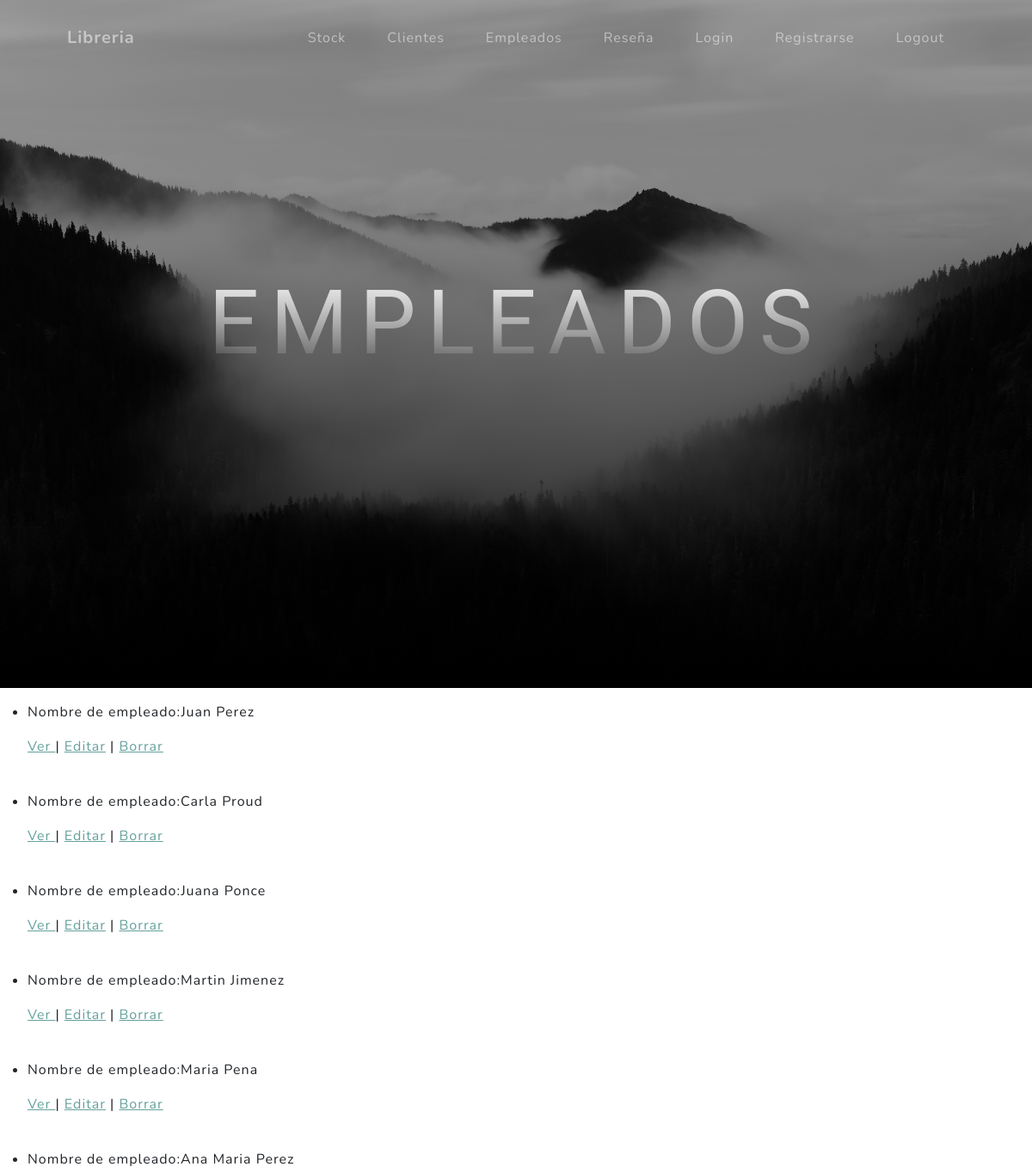
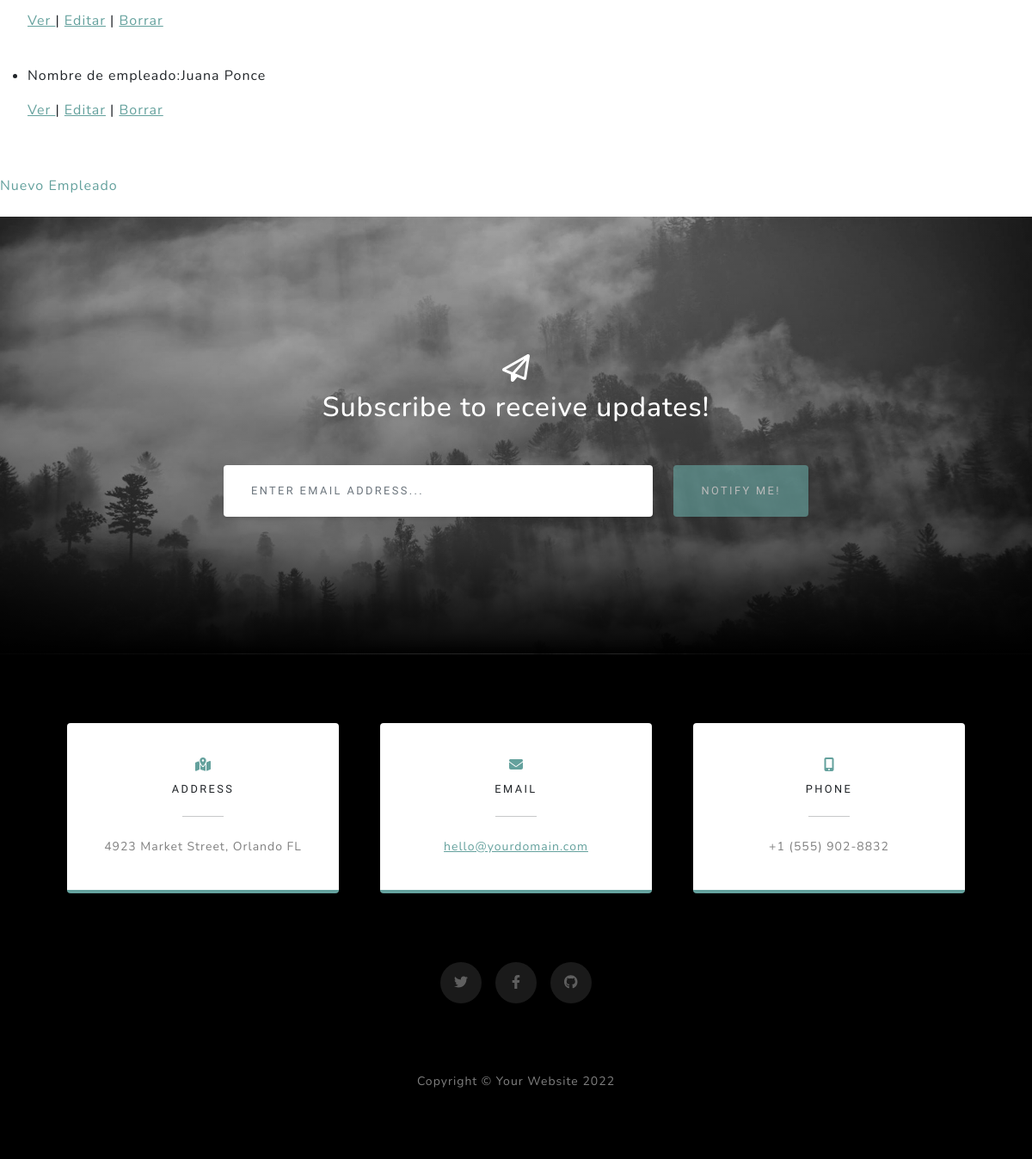
The page /AppLibreria/empleados on the database its author committed (2 pictures, top to bottom).
### APP_Libreria/models.py (models this page shows, shortened)
class Empleados(models.Model):
    nombre = models.CharField(max_length=64)
    correo = models.EmailField()
    cumpleanios = models.DateField()
    horario = models.IntegerField()
    legajo = models.IntegerField()

### APP_Libreria/views.py (the view)
# urls.py: path("empleados", Empleadoslist.as_view(), name="empleados"),
class Empleadoslist(ListView):
    model= Empleados
    template_name= "empleados.html"

### APP_Libreria/templates/empleados.html (shortened to what this page needs)
{% extends "inicio.html" %}
{% load static %}
{% block titulo %}
<h1 class="mb-5">EMPLEADOS</h1>
{% endblock %}
{% block libreria %}
<body>
    <ul>
        {% for Empleados in object_list %}
            <li>
                <p> Nombre de empleado:{{ Empleados.nombre }}</p>
                <p>
                    <a href="{% url 'empleados_detalle' Empleados.id %}"> Ver </a> |
                    <a href="{% url 'empleados_edit' Empleados.id %}"> Editar</a> |
                    <a href="{% url 'empleados_borrar' Empleados.id %}"> Borrar</a>
                </p>
            </li>
            <br>
        {% endfor %}
    </ul>
    <ul class="navbar-nav ms-auto">
        <li class="nav-item"><a class="nav-link" href="{% url 'empleado_nuevo' %}">Nuevo Empleado</a></li>
    </ul>
</body>
{% endblock %}

### rows shown on the page
Empleados: nombre "Juan Perez"
Empleados: nombre "Carla Proud"
Empleados: nombre "Juana Ponce"
Empleados: nombre "Martin Jimenez"
Empleados: nombre "Maria Pena"
Empleados: nombre "Ana Maria Perez"
Empleados: nombre "Juana Ponce"
